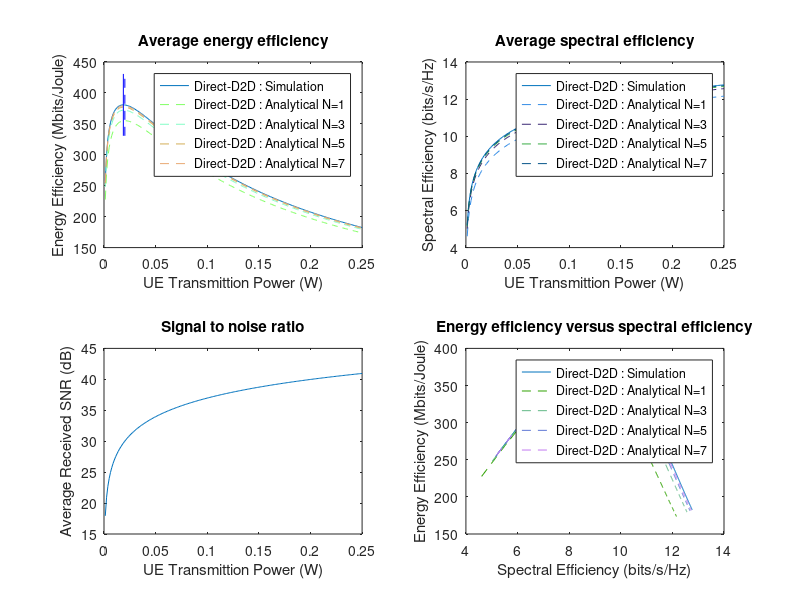

This figure's MATLAB source:
function main() 
    % Table 1
    % Main Simulation Parameters 
    % transmission Power of the BS 
    clc
    P_BS = 30;                              % W
    % circuit Power of the BS 
    P_c_BS = 10;                            % W
    % max Transmission Power UEs 
    P_max_D = 0.25;                        % W 
    % circuit Power of UEs
    P_c_D = 0.1;                            % W
    % channel bandwidth
    W = 1e7 ;                          % Hz 
    noiseFigure = 10^0.7;                    % dB
    % Thermal Noise Density 
    N0 =  10^(-20.4) ;                 %W/Hz = dBm/Hz
    %distance between UEs
    distance = 0.02;                     % km    
    %path Loss for Mode A
    P_L_A =  pathLossD2DLink(distance); 
    
        
%-----------------------------------simulation Mode A----------------------------
    %brake interval  of transmission power range (0,0.25] into m itnervals
    m = 200;
    n = 100000;
    % generate 100000 samples 
%   channel coefficient, exponentially distributed 
%      h0 = exprnd(1/2,1,n);

     h0 = randn(1,n) + 1i * randn(1,n);
     h0 = abs(sqrt(1/2) * h0).^2;
  
% build vectors of EE and SE for simulation and analytical cases
    for i = 1 : m  
        P = P_max_D * i / m;
        average_eeA_sim(i) = mean(energyEfficiencyModeA(h0,P))/10^6;
        average_seA_sim(i) = mean(spectralEfficiencyModeA(h0,P));
        for k = 1:4
            average_eeA_apr_N(k,i) = energyEfficiencyApproximateModeA(P,k*2-1)/10^6;
            average_seA_apr_N(k,i) = spectralEfficiencyApproximateModeA(P, k*2-1);
        end
        
     end
% ------------------------ Energy efficiency subplot-------------------------
    P = linspace( P_max_D/m, P_max_D, m);
    figure;subplot(2,2,1); 
    plot(P, average_eeA_sim,'-');
    hold on;
    for k = 1:4
         plot(P, average_eeA_apr_N(k,:),'LineStyle','--','color',rand(1,3));
    end
    
    %finds optimal transmission power P* for simulation EE
    [M I] = max(average_eeA_sim);
    P_star = P_max_D*I/m
    line([P_star P_star], [M-50 M + 50],'Color', 'blue','LineStyle','-');
    
    % finds optimal transmission power P* for analytical EE
    xA_star = bisectionMethod(@fA, 0.000001, 0.025, 0.00000001);
    P_star = W * N0 * P_L_A * noiseFigure/ xA_star; 
    P_star
    f= mean(energyEfficiencyModeA(h0,P_star))/10^6
    l = mean(spectralEfficiencyModeA(h0,P_star))
    line([P_star P_star], [M-50 M + 50],'Color', 'blue','LineStyle','--');
    hold off;
    legend('Direct-D2D : Simulation','Direct-D2D : Analytical N=1','Direct-D2D : Analytical N=3','Direct-D2D : Analytical N=5','Direct-D2D : Analytical N=7');
    xlabel('UE Transmittion Power (W)');
%     axis([0 0.25 180 390]);
    ylabel('Energy Efficiency (Mbits/Joule)');
    title('Average energy efficiency') 

% ------------------------ Spectral efficiency subplot------------------------%
     subplot(2,2,2);
     plot(P, average_seA_sim,'-');
     hold on;
     for k = 1:4
         plot(P, average_seA_apr_N(k,:),'LineStyle','--','color',rand(1,3));
     end    
     hold off;
     legend('Direct-D2D : Simulation','Direct-D2D : Analytical N=1','Direct-D2D : Analytical N=3','Direct-D2D : Analytical N=5','Direct-D2D : Analytical N=7');
     xlabel('UE Transmittion Power (W)');
     ylabel('Spectral Efficiency (bits/s/Hz)');
     title('Average spectral efficiency');

% ------------------------ Average SNR subplot-------------------------
    subplot(2,2,3);
    plot(P,  10 * log10( mean(h0) * signalToNoiseRatioModeA(P)));
    xlabel('UE Transmittion Power (W)');
    ylabel('Average Received SNR (dB)');
    title('Signal to noise ratio');

% ------------------------ Energy efficiency vs Spectral efficiency subplot-------------------------

    subplot(2,2,4);
    plot(average_seA_sim, average_eeA_sim,'-');
    hold on;
    for k = 1:4
         plot(average_seA_apr_N(k,:), average_eeA_apr_N(k,:),'LineStyle','--','color',rand(1,3));
    end    
    hold off;
    legend('Direct-D2D : Simulation','Direct-D2D : Analytical N=1','Direct-D2D : Analytical N=3','Direct-D2D : Analytical N=5','Direct-D2D : Analytical N=7');
    xlabel('Spectral Efficiency (bits/s/Hz)');
    ylabel('Energy Efficiency (Mbits/Joule)');
    title('Energy efficiency versus spectral efficiency')
      
    
% ---------------------------FUNCTIONS----------------------------------------    
    % SNR  
    function snrA = signalToNoiseRatioModeA(P)
         snrA = P/ ( W * N0 * P_L_A * noiseFigure);
    end

    % return the path loss for D2D  link regarding to the distance d. 
    function pathLoss = pathLossD2DLink(d)           
        pathLoss = (10^14.8) * d^4; 
    end

    % returns vector of n elements with SE for each h0 with given transmission power P_D 
    function seA = spectralEfficiencyModeA(h,P_D)
        SNR = signalToNoiseRatioModeA(P_D);
        seA = log2(1 +  SNR .* h );
    end

    %returns approximate value of  SE for given transmission power P and
    %number of Taylor series members N used in approximation
    function seA = spectralEfficiencyApproximateModeA(P,N)
        SNR  = signalToNoiseRatioModeA(P);
        TN = (T_N(equation_solver(N),N) - T_N(1/SNR,N));
        seA = exp(1/SNR) * TN / log(2);
    end

 % returns vector of n element with EE for each h0 with given transmission power P 
    function eeA = energyEfficiencyModeA(h, P_D) 
        SNR  = signalToNoiseRatioModeA(P_D);
        eeA = W * log2(1 + h .* SNR ) / (2 * P_D + 2 * P_c_D);
    end

    %returns approximate value of  EE for given transmission power P and
    %number of Taylor series members N used in approximation
    function eeA = energyEfficiencyApproximateModeA(P,N)
        SNR  = signalToNoiseRatioModeA(P);
        TN = (T_N(equation_solver(N),N) - T_N(1/SNR,N));
        P = 2 * (P + P_c_D);
        eeA = exp(1./SNR) .* TN * W ;
        eeA = eeA / (log(2) * P);
    end

    %  equation_solver(1)
    % finds the real root of the equation sum(first N members of Taylor series) = 0.
    function root = equation_solver(N)
        eq = [];
            for n = 0:N
              eq(n+1) = (-1)^(N-n) / factorial(N-n);
            end
        eq = roots(eq);
        root = eq(real(eq)>0&imag(eq)==0);
    end

    % finds the value of function T_N(t) in the point t.
    function TN = T_N(t,N)
        value = 0;
        for n = 1:N
           value = value + power(-1,n) * t^n / (n * factorial(n)); 
        end
        TN = value + log(t);
    end

%     first derivative of the function ln(EE) 
    function yA = fA(x)
        a= W * N0 * P_L_A * noiseFigure;
        yA = (x.^2 - x .* log(x) - 1 ) / (x.^2 - x .* log(x) - x) +( 2 * a) ./ (2 * P_c_D .* x .^ 2 + 2 * a .* x );
    end

    %finds sum of first n members of the Taylor Series 
    function taylorS = taylorSeries(t,n)
        taylorS = 1;
        for i = 1:n
            taylorS = taylorS + power(-t,i)/factorial(i) ;
        end
    end

    % n factorial, for integer n
    function fact = factorial(n)
        if ( n == 0 ) 
            fact = 1;
        else
            fact = prod(1:n);
        end
    end

    % Repeatedly bisects an interval and then selects a subinterval in which a root must lie for further processing.
    % Input: f – function , [a,b] -interval,  epsilon – accuracy.
    % Output:  estimation of root with accuracy epsilon.

    function root = bisectionMethod(fA, a, b, epsilon)
        % Check that that neither end-point is a root
        % and if f(a) and f(b) have the same sign, throw an exception.

        if ( fA(a) == 0 )
            root = a;
            return;
        elseif ( fA(b) == 0 )
            root = b;
            return;
        elseif ( fA(a) * fA(b) > 0 )
            error( 'f(a) and f(b) do not have opposite signs' );
        end

        % We will iterate until |a-b| <= epsilon)
        while (abs(a-b) > epsilon)
        % Find the mid-point
        c = (a + b)/2;
                   % Check if we found a root or whether or not
            % we should continue with:
            %          [a, c] if f(a) and f(c) have opposite signs, or
            %          [c, b] if f(c) and f(b) have opposite signs.
            if ( fA(c) == 0 )
                root = c;
                return;
            elseif ( fA(c)*fA(a) < 0 )
                b = c;
            else
                a = c;
            end
        end
        root = (b + a)/2;
    end
end
